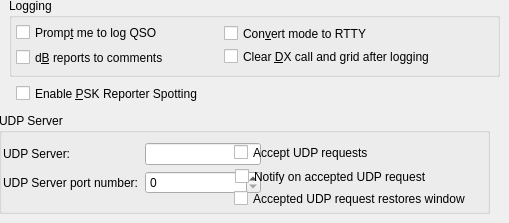
   <widget class="QWidget" name="reporting_tab">
    <attribute name="title">
     <string>Reportin&amp;g</string>
    </attribute>
    <attribute name="toolTip">
     <string>Reporting and logging settings</string>
    </attribute>
    <widget class="QGroupBox" name="logging_group_box">
     <property name="geometry">
      <rect>
       <x>9</x>
       <y>-2</y>
       <width>491</width>
       <height>79</height>
      </rect>
     </property>
     <property name="title">
      <string>Logging</string>
     </property>
     <widget class="QCheckBox" name="prompt_to_log_check_box">
      <property name="geometry">
       <rect>
        <x>7</x>
        <y>21</y>
        <width>183</width>
        <height>27</height>
       </rect>
      </property>
      <property name="toolTip">
       <string>The program will pop up a partially completed Log QSO dialog when you send a 73 or free text message.</string>
      </property>
      <property name="text">
       <string>Promp&amp;t me to log QSO</string>
      </property>
     </widget>
     <widget class="QCheckBox" name="log_as_RTTY_check_box">
      <property name="geometry">
       <rect>
        <x>215</x>
        <y>22</y>
        <width>183</width>
        <height>27</height>
       </rect>
      </property>
      <property name="toolTip">
       <string>Some logging programs will not accept JT-65 or JT9 as a recognized mode.</string>
      </property>
      <property name="text">
       <string>Con&amp;vert mode to RTTY</string>
      </property>
     </widget>
     <widget class="QCheckBox" name="report_in_comments_check_box">
      <property name="geometry">
       <rect>
        <x>7</x>
        <y>46</y>
        <width>194</width>
        <height>27</height>
       </rect>
      </property>
      <property name="toolTip">
       <string>Some logging programs will not accept the type of reports
saved by this program.
Check this option to save the sent and received reports in the
comments field.</string>
      </property>
      <property name="text">
       <string>d&amp;B reports to comments</string>
      </property>
     </widget>
     <widget class="QCheckBox" name="clear_DX_check_box">
      <property name="geometry">
       <rect>
        <x>215</x>
        <y>45</y>
        <width>270</width>
        <height>27</height>
       </rect>
      </property>
      <property name="toolTip">
       <string>Check this option to force the clearing of the DX Call
and DX Grid fields when a 73 or free text message is sent.</string>
      </property>
      <property name="text">
       <string>Clear &amp;DX call and grid after logging</string>
      </property>
     </widget>
    </widget>
    <widget class="QGroupBox" name="groupBox_4">
     <property name="geometry">
      <rect>
       <x>-1</x>
       <y>113</y>
       <width>491</width>
       <height>101</height>
      </rect>
     </property>
     <property name="title">
      <string>UDP Server</string>
     </property>
     <widget class="QWidget" name="layoutWidget11">
      <property name="geometry">
       <rect>
        <x>4</x>
        <y>30</y>
        <width>258</width>
        <height>71</height>
       </rect>
      </property>
      <layout class="QFormLayout" name="formLayout_6">
       <property name="fieldGrowthPolicy">
        <enum>QFormLayout::AllNonFixedFieldsGrow</enum>
       </property>
       <item row="0" column="0">
        <widget class="QLabel" name="udp_server_label">
         <property name="text">
          <string>UDP Server:</string>
         </property>
         <property name="buddy">
          <cstring>udp_server_line_edit</cstring>
         </property>
        </widget>
       </item>
       <item row="0" column="1">
        <widget class="QLineEdit" name="udp_server_line_edit">
         <property name="sizePolicy">
          <sizepolicy hsizetype="Preferred" vsizetype="Fixed">
           <horstretch>0</horstretch>
           <verstretch>0</verstretch>
          </sizepolicy>
         </property>
         <property name="toolTip">
          <string>&lt;html&gt;&lt;head/&gt;&lt;body&gt;&lt;p&gt;Optional hostname of network service to receive decodes.&lt;/p&gt;&lt;p&gt;Formats:&lt;/p&gt;&lt;ul style=&quot;margin-top: 0px; margin-bottom: 0px; margin-left: 0px; margin-right: 0px; -qt-list-indent: 1;&quot;&gt;&lt;li style=&quot; margin-top:12px; margin-bottom:0px; margin-left:0px; margin-right:0px; -qt-block-indent:0; text-indent:0px;&quot;&gt;hostname&lt;/li&gt;&lt;li style=&quot; margin-top:0px; margin-bottom:0px; margin-left:0px; margin-right:0px; -qt-block-indent:0; text-indent:0px;&quot;&gt;IPv4 address&lt;/li&gt;&lt;li style=&quot; margin-top:0px; margin-bottom:0px; margin-left:0px; margin-right:0px; -qt-block-indent:0; text-indent:0px;&quot;&gt;IPv6 address&lt;/li&gt;&lt;li style=&quot; margin-top:0px; margin-bottom:0px; margin-left:0px; margin-right:0px; -qt-block-indent:0; text-indent:0px;&quot;&gt;IPv4 multicast group address&lt;/li&gt;&lt;li style=&quot; margin-top:0px; margin-bottom:0px; margin-left:0px; margin-right:0px; -qt-block-indent:0; text-indent:0px;&quot;&gt;IPv6 multicast group address&lt;/li&gt;&lt;/ul&gt;&lt;p&gt;Clearing this field will disable the broadcasting of UDP status updates.&lt;/p&gt;&lt;/body&gt;&lt;/html&gt;</string>
         </property>
         <property name="inputMethodHints">
          <set>Qt::ImhDigitsOnly</set>
         </property>
        </widget>
       </item>
       <item row="1" column="0">
        <widget class="QLabel" name="label_6">
         <property name="text">
          <string>UDP Server port number:</string>
         </property>
         <property name="buddy">
          <cstring>udp_server_port_spin_box</cstring>
         </property>
        </widget>
       </item>
       <item row="1" column="1">
        <widget class="QSpinBox" name="udp_server_port_spin_box">
         <property name="toolTip">
          <string>&lt;html&gt;&lt;head/&gt;&lt;body&gt;&lt;p&gt;Enter the service port number of the UDP server that WSJT-X should send updates to. If this is zero no updates will be broadcast.&lt;/p&gt;&lt;/body&gt;&lt;/html&gt;</string>
         </property>
         <property name="minimum">
          <number>0</number>
         </property>
         <property name="maximum">
          <number>65534</number>
         </property>
        </widget>
       </item>
      </layout>
     </widget>
     <widget class="QCheckBox" name="accept_udp_requests_check_box">
      <property name="geometry">
       <rect>
        <x>235</x>
        <y>26</y>
        <width>173</width>
        <height>27</height>
       </rect>
      </property>
      <property name="toolTip">
       <string>&lt;html&gt;&lt;head/&gt;&lt;body&gt;&lt;p&gt;With this enabled WSJT-X will accept certain requests back from a UDP server that receives decode messages.&lt;/p&gt;&lt;/body&gt;&lt;/html&gt;</string>
      </property>
      <property name="text">
       <string>Accept UDP requests</string>
      </property>
     </widget>
     <widget class="QCheckBox" name="udpWindowToFront">
      <property name="geometry">
       <rect>
        <x>236</x>
        <y>50</y>
        <width>249</width>
        <height>27</height>
       </rect>
      </property>
      <property name="toolTip">
       <string>&lt;html&gt;&lt;head/&gt;&lt;body&gt;&lt;p&gt;Indicate acceptance of an incoming UDP request. The effect of this option varies depending on the operating system and window manager, its intent is to notify the acceptance of an incoming UDP request even if this application is minimized or hidden.&lt;/p&gt;&lt;/body&gt;&lt;/html&gt;</string>
      </property>
      <property name="text">
       <string>Notify on accepted UDP request</string>
      </property>
     </widget>
     <widget class="QCheckBox" name="udpWindowRestore">
      <property name="geometry">
       <rect>
        <x>235</x>
        <y>72</y>
        <width>301</width>
        <height>27</height>
       </rect>
      </property>
      <property name="toolTip">
       <string>&lt;html&gt;&lt;head/&gt;&lt;body&gt;&lt;p&gt;Restore the window from minimized if an UDP request is accepted.&lt;/p&gt;&lt;/body&gt;&lt;/html&gt;</string>
      </property>
      <property name="text">
       <string>Accepted UDP request restores window</string>
      </property>
     </widget>
    </widget>
    <widget class="QCheckBox" name="psk_reporter_check_box">
     <property name="geometry">
      <rect>
       <x>16</x>
       <y>80</y>
       <width>235</width>
       <height>27</height>
      </rect>
     </property>
     <property name="toolTip">
      <string>The program can send your station details and all
decoded signals as spots to the http://pskreporter.info web site.
This is used for reverse beacon analysis which is very useful
for assessing propagation and system performance.</string>
     </property>
     <property name="text">
      <string>Enable &amp;PSK Reporter Spotting</string>
     </property>
    </widget>
   </widget>
